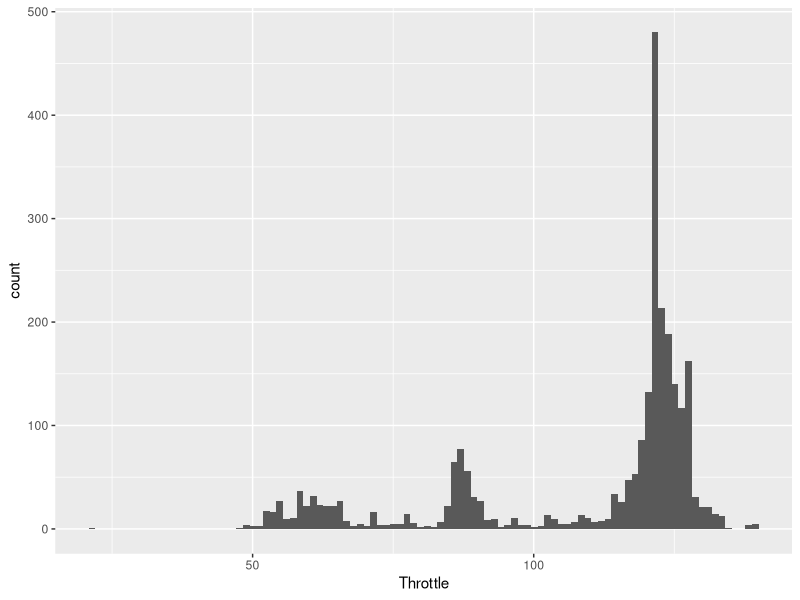
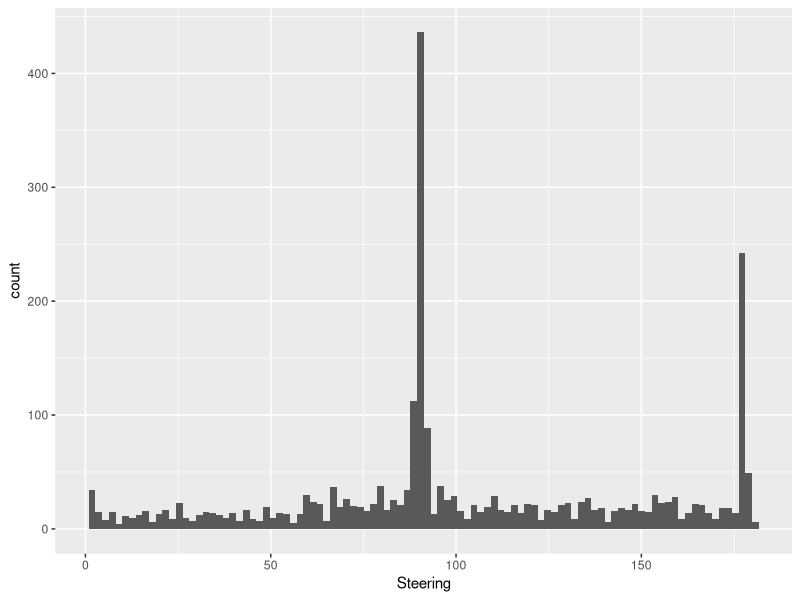
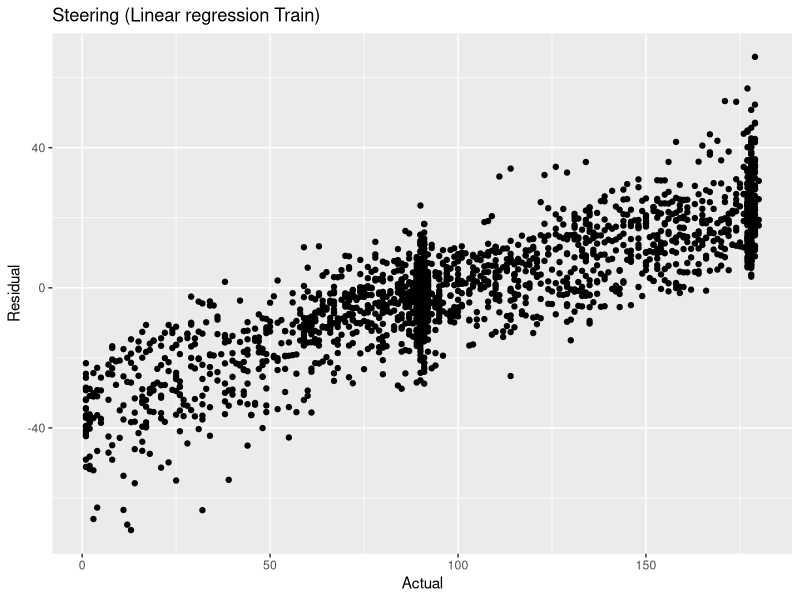
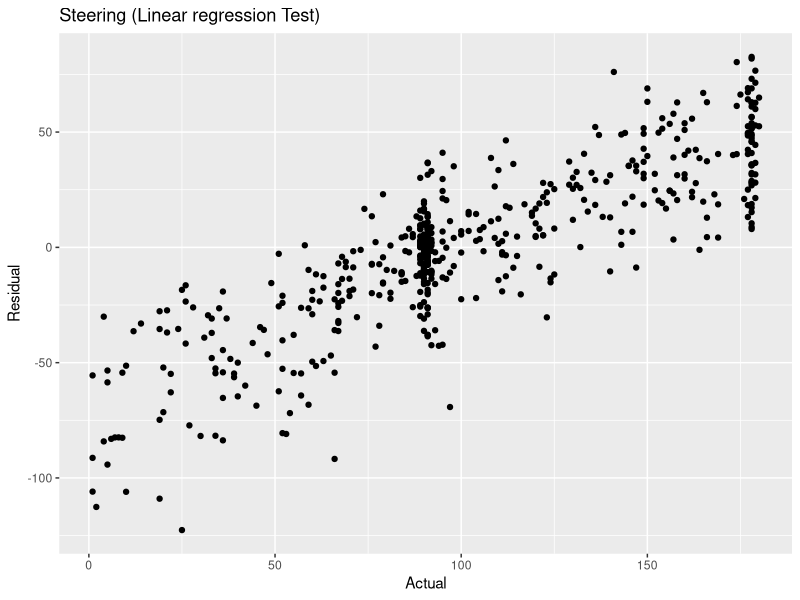
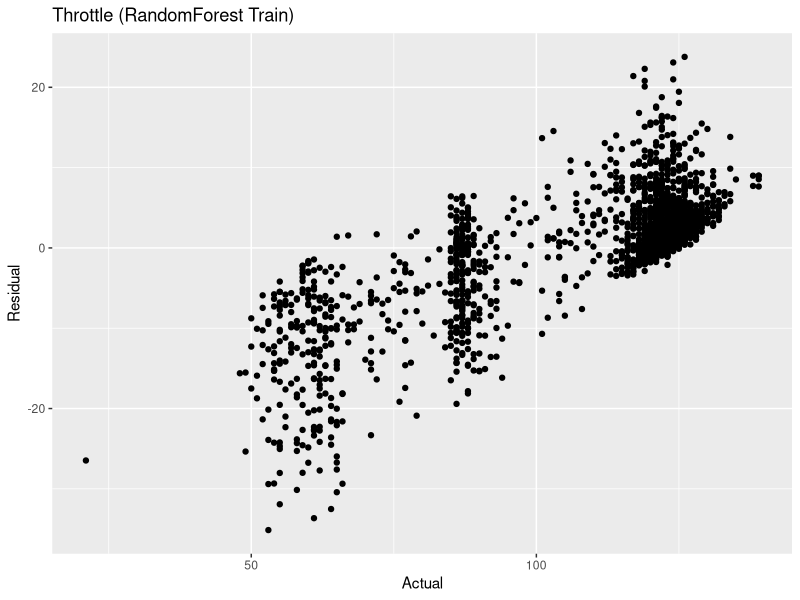
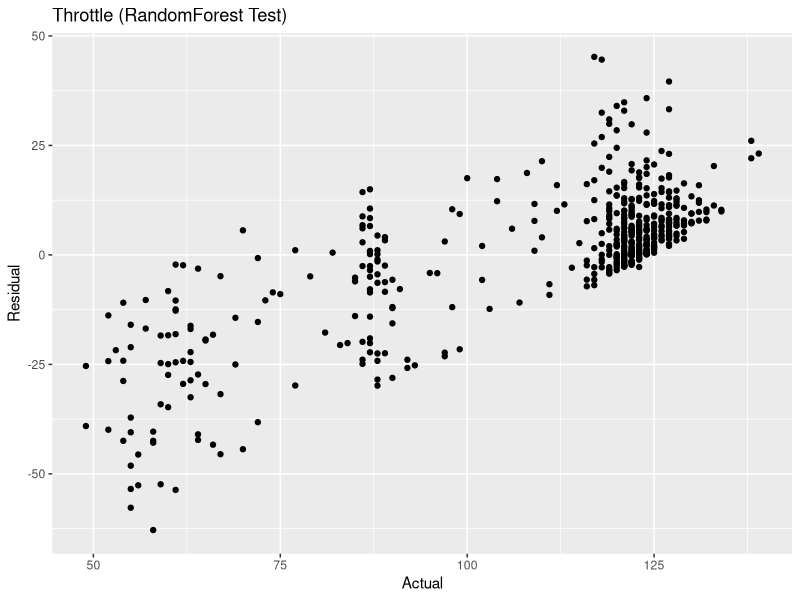
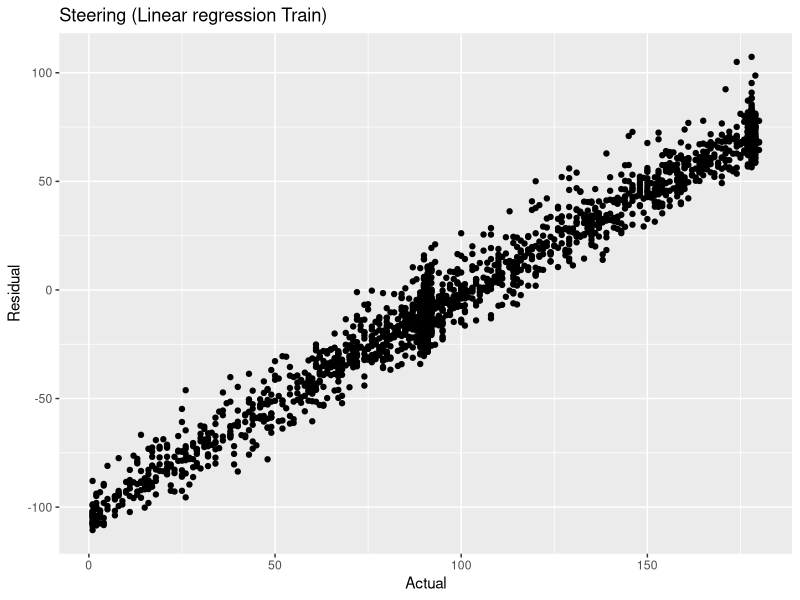
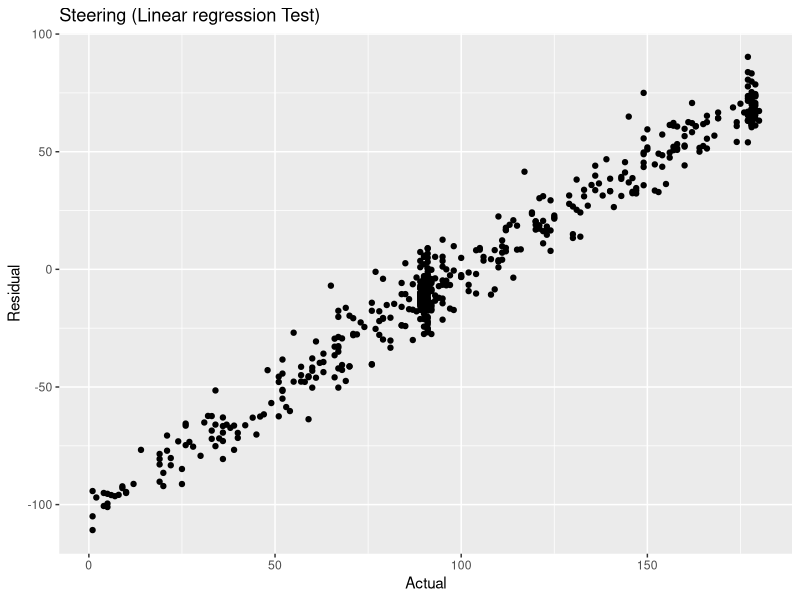

These figures' R source, in order:
library(readr)
library(randomForest)
library(ggplot2)
library(caret)

df <- read_csv("data.csv", col_names = TRUE)
df <- df[-which(df$Steering <= 0 | df$Throttle <= 0), ]
write_csv(df, "data_cleaned.csv")
ggplot(data = df, aes(Throttle)) + geom_histogram(bins = 100)
ggplot(data = df, aes(Steering)) + geom_histogram(bins = 100)

test.index <- createDataPartition(df$Steering, p=0.2, list = FALSE)
df.test <- df[test.index,]
df.train <- df[-test.index,]
#df.test <- read_csv("data_test.csv", col_names = TRUE)
#df.test <- df.test[-which(df.test$Steering < 0 | df.test$Throttle < 0), ]

#Random Forest
#Steering
#Train
model <- randomForest(Steering ~ . - Throttle, data = df.train)
pred <- predict(model, newdata = df.train)
df.comp <- data.frame(Actual = df.train$Steering, Residual = df.train$Steering - pred)
ggplot(data = df.comp, mapping = aes(Actual, Residual)) + geom_point() + 
  ggtitle("Steering (Linear regression Train)")
rmse <- sqrt(sum((df.comp$Residual ^ 2))/nrow(df.train))
print(rmse)

#Steering
#Test
pred <- predict(model, newdata = df.test)
df.comp <- data.frame(Actual = df.test$Steering, Residual = df.test$Steering - pred)
ggplot(data = df.comp, mapping = aes(Actual, Residual)) + geom_point() + 
  ggtitle("Steering (Linear regression Test)")
rmse <- sqrt(sum((df.comp$Residual ^ 2))/nrow(df.test))
print(rmse)

#Throttle
#Train
model <- randomForest(Throttle ~ . - Steering, data = df.train)
pred <- predict(model, newdata = df.train)
df.comp <- data.frame(Actual = df.train$Throttle, Residual = df.train$Throttle - pred)
ggplot(data = df.comp, mapping = aes(Actual, Residual)) + geom_point() + 
  ggtitle("Throttle (RandomForest Train)")
rmse <- sqrt(sum((df.comp$Residual ^ 2))/nrow(df.train))
print(rmse)

#Throttle
#Test
pred <- predict(model, newdata = df.test)
df.comp <- data.frame(Actual = df.test$Throttle, Residual = df.test$Throttle - pred)
ggplot(data = df.comp, mapping = aes(Actual, Residual)) + geom_point() + 
  ggtitle("Throttle (RandomForest Test)")
rmse <- sqrt(sum((df.comp$Residual ^ 2))/nrow(df.test))
print(rmse)



#Linear regression
#Steering
#Train
model <- lm(Steering ~ . - Throttle, data = df.train)
pred <- predict(model, newdata = df.train)
df.comp <- data.frame(Actual = df.train$Steering, Residual = df.train$Steering - pred)
ggplot(data = df.comp, mapping = aes(Actual, Residual)) + geom_point() + 
  ggtitle("Steering (Linear regression Train)")
rmse <- sqrt(sum((df.comp$Residual ^ 2))/nrow(df.train))
print(rmse)

#Steering
#Test
pred <- predict(model, newdata = df.test)
df.comp <- data.frame(Actual = df.test$Steering, Residual = df.test$Steering - pred)
ggplot(data = df.comp, mapping = aes(Actual, Residual)) + geom_point() + 
  ggtitle("Steering (Linear regression Test)")
rmse <- sqrt(sum((df.comp$Residual ^ 2))/nrow(df.test))
print(rmse)

#Throttle
#Train
model <- lm(Throttle ~ . - Steering, data = df.train)
pred <- predict(model, newdata = df.train)
df.comp <- data.frame(Actual = df.train$Throttle, Residual = df.train$Throttle - pred)
ggplot(data = df.comp, mapping = aes(Actual, Residual)) + geom_point() +
  ggtitle("Throttle (Linear regression Train)")
rmse <- sqrt(sum((df.comp$Residual ^ 2))/nrow(df.train))
print(rmse)

#Throttle
#Test
pred <- predict(model, newdata = df.test)
df.comp <- data.frame(Actual = df.test$Throttle, Residual = df.test$Throttle - pred)
ggplot(data = df.comp, mapping = aes(Actual, Residual)) + geom_point() +
  ggtitle("Throttle (Linear regression Test)")
rmse <- sqrt(sum((df.comp$Residual ^ 2))/nrow(df.test))
print(rmse)
